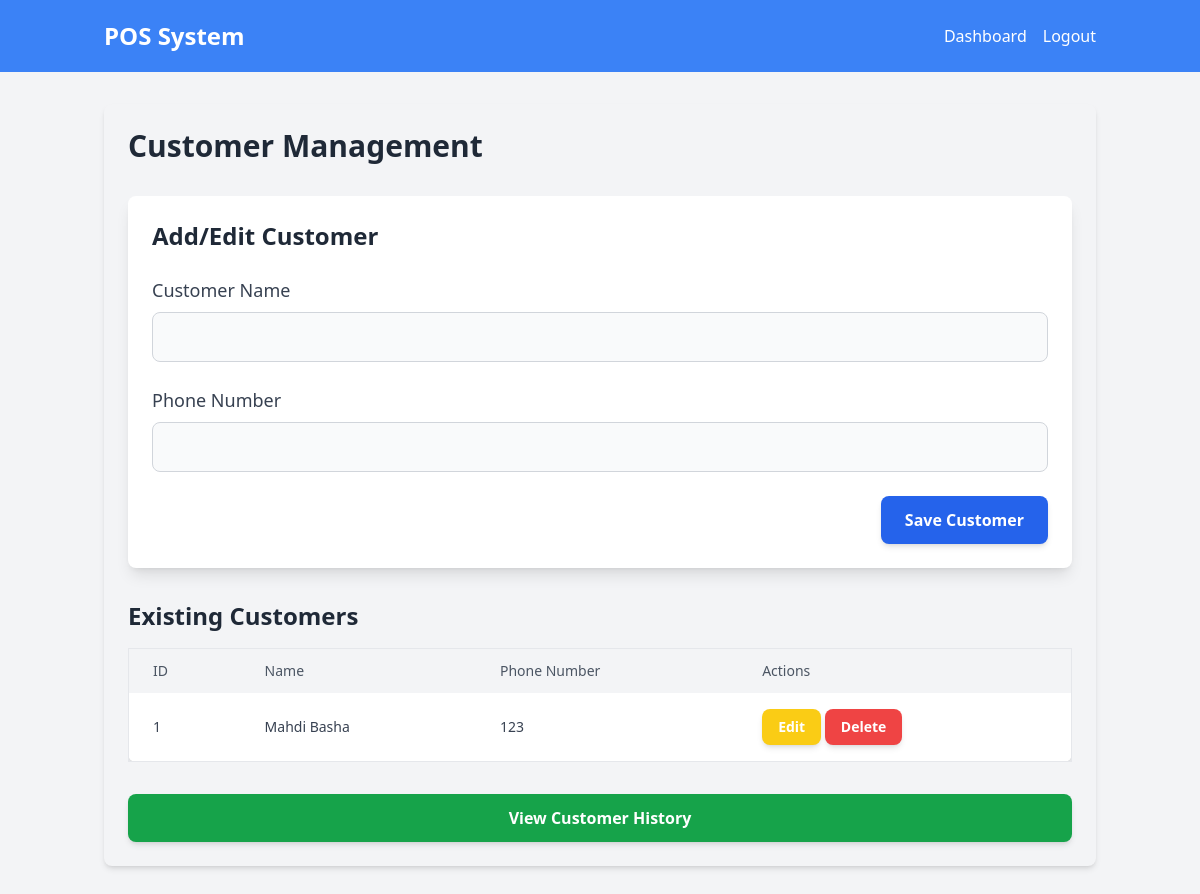
/customer-management (signed in), run on an earlier commit of the app's database.
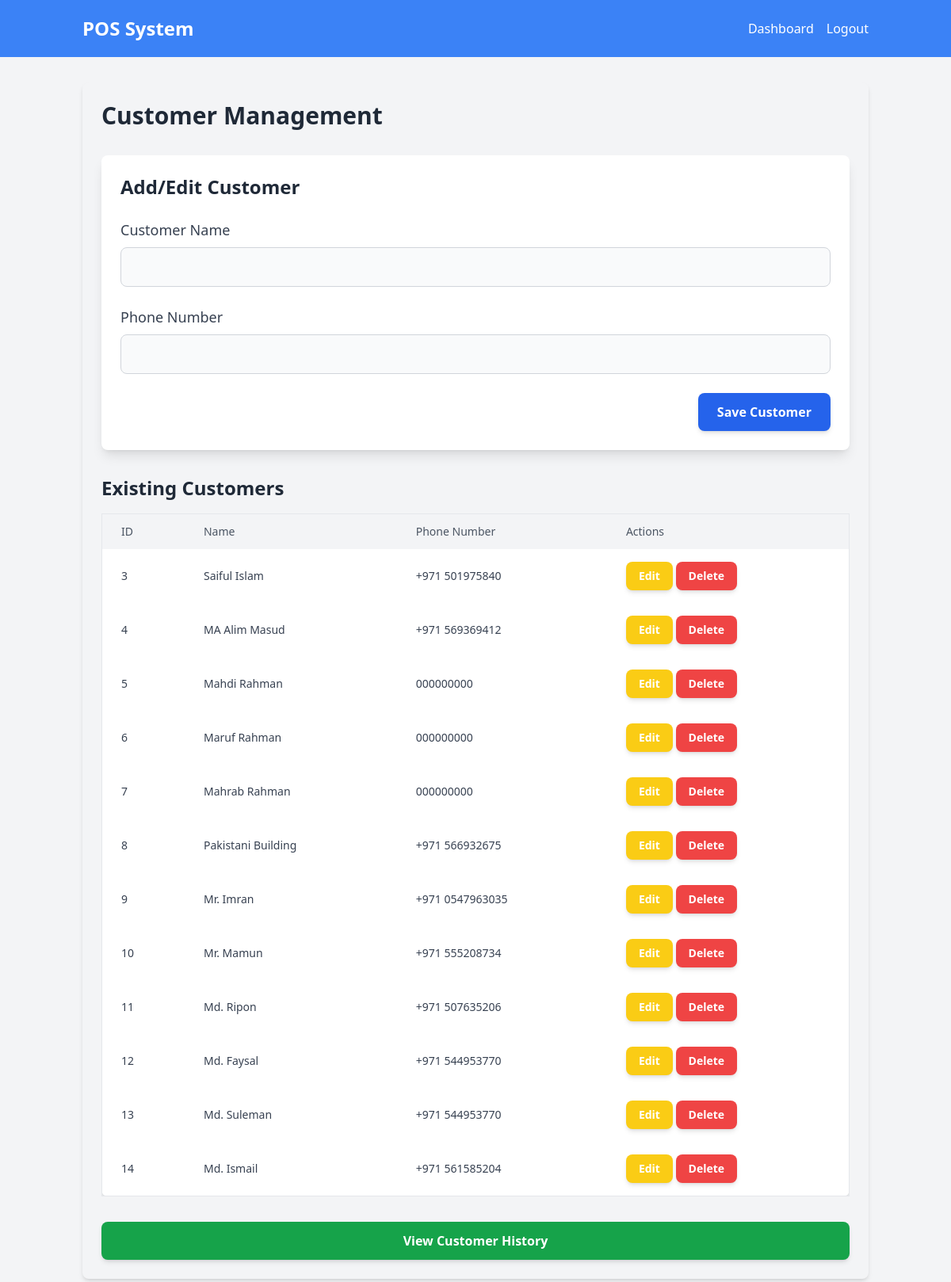
And on a later commit of the database.
### models.py (models this page shows)
class Customer(db.Model):
    __tablename__ = 'customer'
    id = db.Column(db.Integer, primary_key=True)
    name = db.Column(db.String(100), nullable=False)
    phone_number = db.Column(db.String(20), nullable=True)
    sales = db.relationship('Sale', back_populates='customer')

### routes.py (the view, shortened to what this page needs)
    @app.route("/customer-management", methods=['GET', 'POST'])
    @login_required
    def customer_management():
        if current_user.role not in ['admin', 'manager']:
            return redirect(url_for('dashboard'))
        customers = Customer.query.all()
        return render_template('customer_management.html', customers=customers)

### templates/customer_management.html (shortened to what this page needs)
{% extends "base.html" %} {% block content %}
<div class="container mx-auto p-6 bg-gray-100 rounded-lg shadow-md">
  <h2 class="text-3xl font-bold text-gray-800 mb-8">Customer Management</h2>
  <div class="bg-white p-6 rounded-lg shadow-lg mb-8">
    <h3 class="text-2xl font-semibold text-gray-800 mb-4">Add/Edit Customer</h3>
    <form method="POST" id="customerForm" class="space-y-6">
      <div>
        <label for="name" class="block text-lg font-medium text-gray-700 mb-2"
          >Customer Name</label
        >
        <input
          type="text"
          name="name"
          id="name"
          class="block w-full px-4 py-3 border border-gray-300 rounded-lg bg-gray-50 focus:ring-2 focus:ring-blue-500 focus:border-transparent"
          required
        />
      </div>
      <div>
        <label
          for="phone_number"
          class="block text-lg font-medium text-gray-700 mb-2"
          >Phone Number</label
        >
        <input
          type="text"
          name="phone_number"
          id="phone_number"
          class="block w-full px-4 py-3 border border-gray-300 rounded-lg bg-gray-50 focus:ring-2 focus:ring-blue-500 focus:border-transparent"
          required
        />
      </div>
      <div class="flex justify-end">
        <button
          type="submit"
          class="bg-blue-600 hover:bg-blue-700 text-white font-bold py-3 px-6 rounded-lg shadow-md transition duration-300"
        >
          Save Customer
        </button>
      </div>
    </form>
  </div>
  <h3 class="text-2xl font-semibold text-gray-800 mb-4">Existing Customers</h3>
  <div class="overflow-x-auto">
    <table
      class="min-w-full bg-white border border-gray-200 rounded-lg shadow-md"
    >
      <thead class="bg-gray-100">
        <tr>
          <th class="px-6 py-3 text-left text-sm font-medium text-gray-600">
            ID
          </th>
          <th class="px-6 py-3 text-left text-sm font-medium text-gray-600">
            Name
          </th>
          <th class="px-6 py-3 text-left text-sm font-medium text-gray-600">
            Phone Number
          </th>
          <th class="px-6 py-3 text-left text-sm font-medium text-gray-600">
            Actions
          </th>
        </tr>
      </thead>
      <tbody class="text-gray-700">
        {% for customer in customers %}
        <tr class="hover:bg-gray-100 transition duration-300">
          <td class="px-6 py-4 text-sm">{{ customer.id }}</td>
          <td class="px-6 py-4 text-sm">{{ customer.name }}</td>
          <td class="px-6 py-4 text-sm">{{ customer.phone_number }}</td>
          <td class="px-6 py-4 text-sm">
            <button
              onclick="editCustomer('{{ customer.id }}', '{{ customer.name }}', '{{ customer.phone_number }}')"
              class="bg-yellow-400 hover:bg-yellow-500 text-white font-bold py-2 px-4 rounded-lg shadow-md transition duration-300"
            >
              Edit
            </button>
            <form method="POST" style="display: inline">
              <button
                type="submit"
                class="bg-red-500 hover:bg-red-600 text-white font-bold py-2 px-4 rounded-lg shadow-md transition duration-300"
              >
                Delete
              </button>
            </form>
          </td>
        </tr>
        {% endfor %}
      </tbody>
    </table>
  </div>
  <a
    href="{{ url_for('customer_history') }}"
    class="bg-green-600 hover:bg-green-700 text-white font-bold py-3 px-6 rounded-lg shadow-md transition duration-300 mt-8 block text-center"
  >
    View Customer History
  </a>
</div>
{% endblock %}

### templates/base.html (shortened to what this page needs)
<!DOCTYPE html>
<html lang="en">
  <head>
    <link
      rel="stylesheet"
      href="{{ url_for('static', filename='css/styles.css') }}"
    />
    <link
      rel="stylesheet"
      href="https://cdnjs.cloudflare.com/ajax/libs/font-awesome/6.0.0/css/all.min.css"
    />
  </head>
  <body class="bg-gray-100">
    <header class="bg-blue-500 text-white py-4">
      <div
        class="container mx-auto flex flex-wrap justify-between items-center px-4"
      >
        <h1 class="text-2xl font-bold">POS System</h1>
        <nav class="w-full md:w-auto">
          <ul class="flex flex-col md:flex-row md:space-x-4 mt-2 md:mt-0">
            {% if current_user.is_authenticated %}
            <li>
              <a
                href="{{ url_for('dashboard') }}"
                class="hover:underline block text-center py-2 md:inline-block"
                >Dashboard</a
              >
            </li>
            <li>
              <a
                href="{{ url_for('logout') }}"
                class="hover:underline block text-center py-2 md:inline-block"
                >Logout</a
              >
            </li>
            {% endif %}
          </ul>
        </nav>
      </div>
    </header>
    <div class="main-content container mx-auto px-4 py-8">
      {% block content %}{% endblock %}
    </div>
  </body>
</html>

What changed in the data, as far as the page shows it:
removed Customer: id "1", name "Mahdi Basha", phone_number "123"
added Customer: id "3", name "Saiful Islam", phone_number "+971 501975840"
added Customer: id "4", name "MA Alim Masud", phone_number "+971 569369412"
added Customer: id "5", name "Mahdi Rahman", phone_number "000000000"
added Customer: id "6", name "Maruf Rahman", phone_number "000000000"
added Customer: id "7", name "Mahrab Rahman", phone_number "000000000"
added Customer: id "8", name "Pakistani Building", phone_number "+971 566932675"
added Customer: id "9", name "Mr. Imran", phone_number "+971 0547963035"
added Customer: id "10", name "Mr. Mamun", phone_number "+971 555208734"
added Customer: id "11", name "Md. Ripon", phone_number "+971 507635206"
added Customer: id "12", name "Md. Faysal", phone_number "+971 544953770"
added Customer: id "13", name "Md. Suleman", phone_number "+971 544953770"
added Customer: id "14", name "Md. Ismail", phone_number "+971 561585204"
